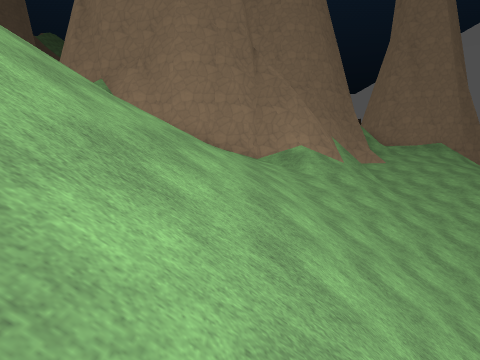
View 1 (above)

22 first-person views from a walk through a Godot game level. The camera is 1.3 m above the floor, tilts 4° down and sees 80° across. The floor is counted in squares, 2.4 m on a side. Each view is taken from the middle of a square. On the plan, view 1 faces up. The plan holds only what a view shows up to about 9 squares ahead; the rest is blank. The place goes on beyond the plan. Characters and animated objects are not drawn. Surface patterns are stand-ins for the level's own textures.

View 2
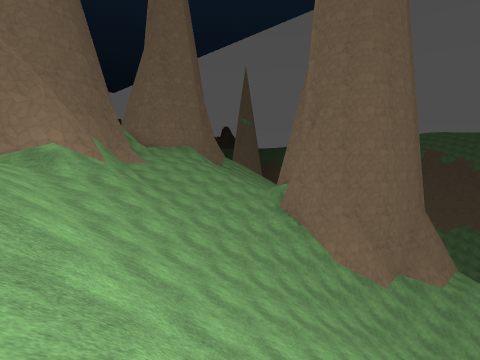

View 3
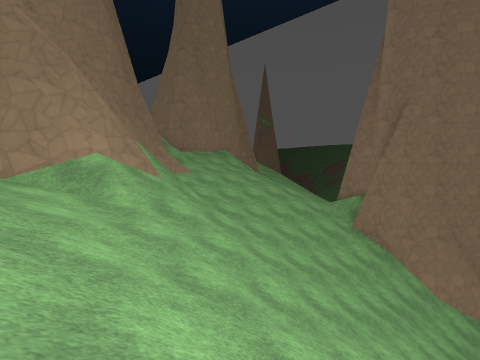

View 4
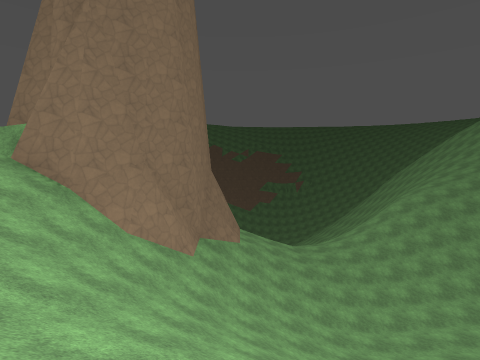

View 5
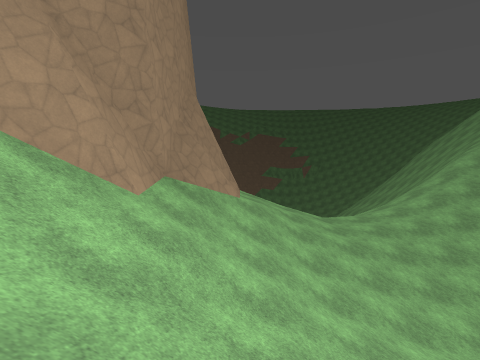

View 6
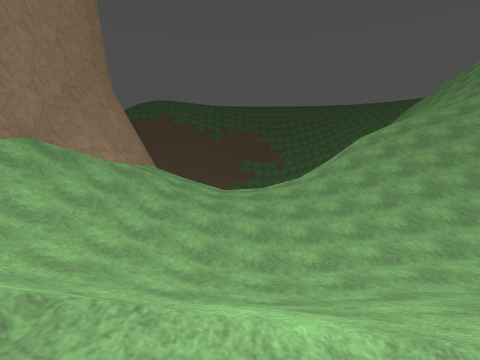

View 7
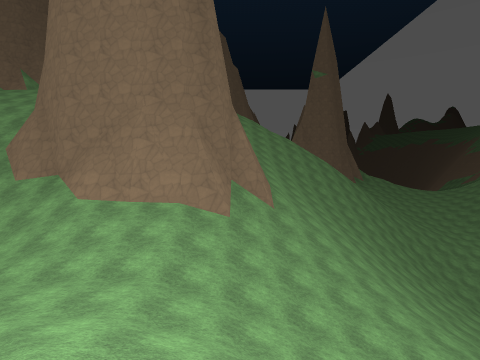

View 8
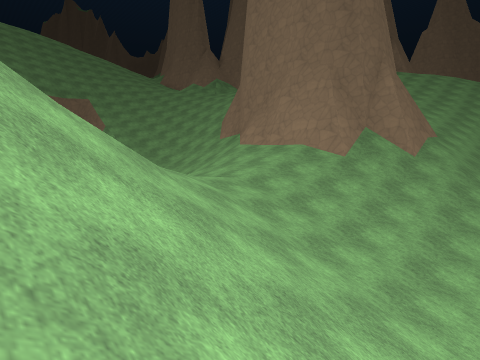

View 9
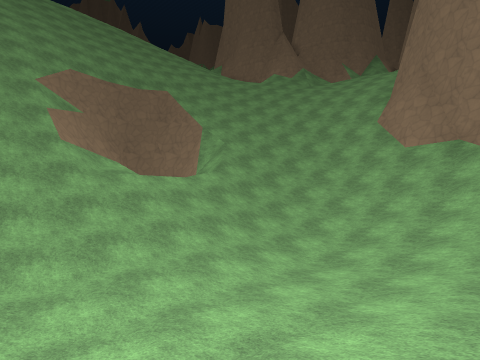

View 10
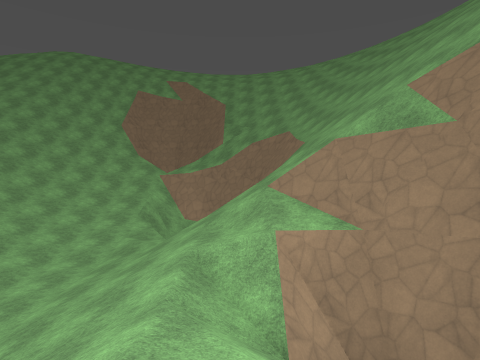

View 11
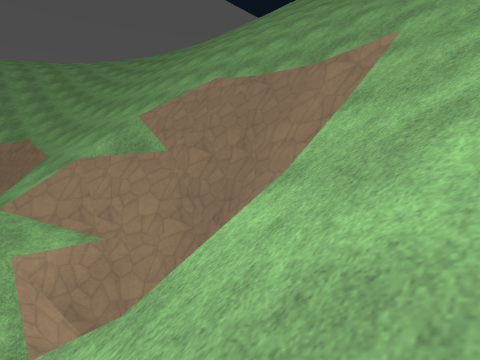

View 12
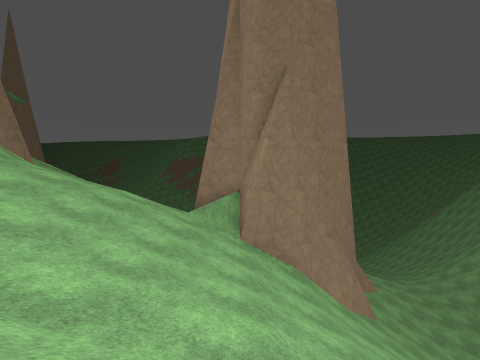

View 13
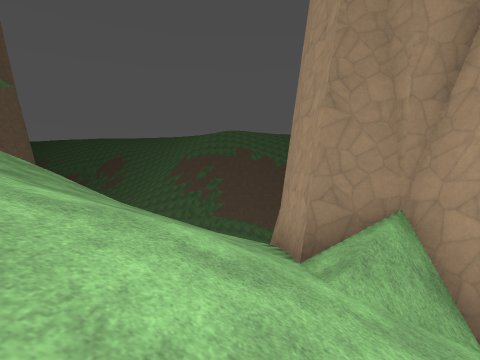

View 14
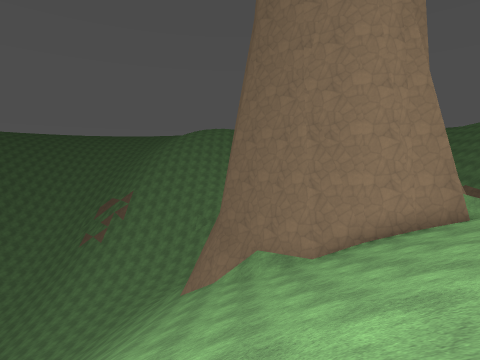

View 15
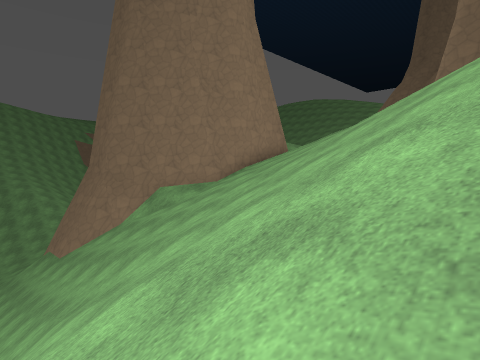

View 16
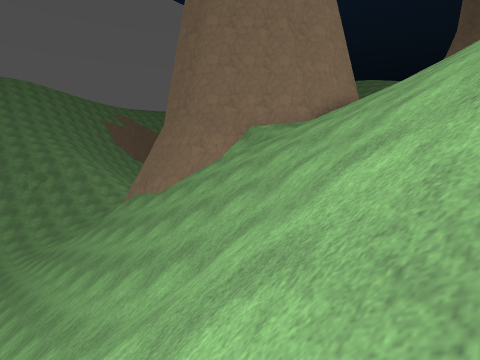

View 17
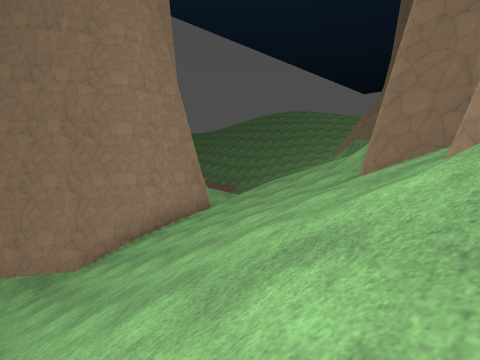

View 18
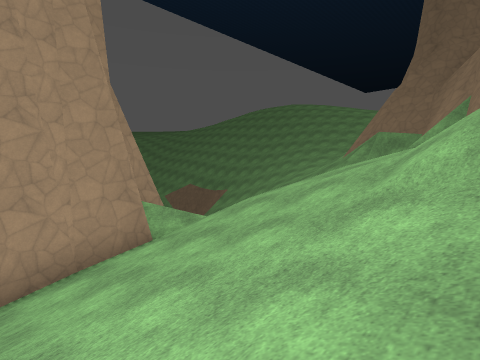

View 19
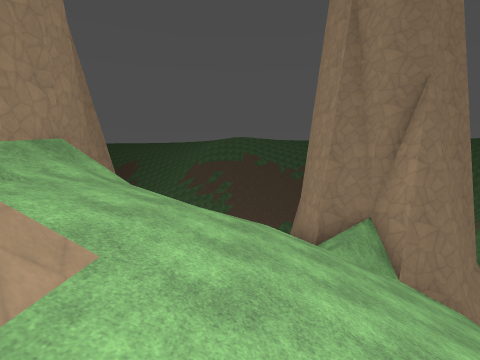

View 20
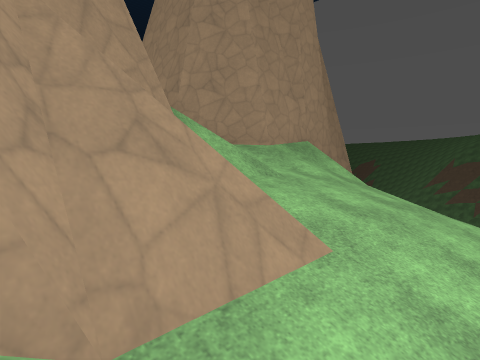

View 21
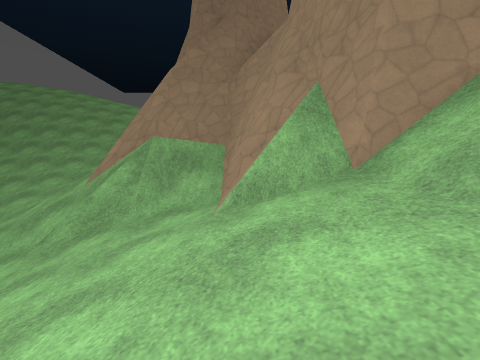

View 22
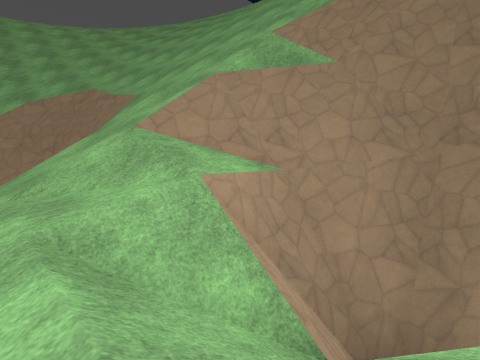

### Floor plan
Key: @ floor where view 1 was taken; # wall or solid block; . main floor; : floor 0.5 m higher than the main floor; + floor 1 m higher than the main floor; * floor 1.75 m higher than the main floor; % floor 2 m higher than the main floor; & floor 4 m higher than the main floor; / step, stairs or slope; = window, fence, low wall or low ledge; ^ raised ledge.
Columns run from 1 left of view 1 to 22 right of it. Each row starts with its distance up from view 1.
 15             ###///////
 14          # ##/////////
 13       # ^^##////////////
 12       ##=#/////////////
 11     ###////////////////
 10     #//////////////////
  9  ####//////////////////
  8 ^###////////####////////
  7 ^=/////////##  ###//////
  6 ^ /////////#     ##/////
  5 ^//////////#      ##///
  4 ^//////////###   ###////
  3 ^////////////#####&/////
  2  /////////////####//////
  1  ///////////////////////
  0  @/    ////////////////
 -1  // #  ////.///**/////
 -2  // #  ////..///%/////
 -3 ^//####////..////////
 -4 ^///###////::////////
 -5  //////////++/////////
 -6  ////// ///+/////
 -7   ////    ///////
 -8   ////     //////
 -9    ///
-10     /=

Positions as (right, up) in squares from view 1, and headings:
1: (0, 0), facing up
2: (0, 0), facing up-right
3: (0, 3), facing up-right
4: (3, 2), facing right
5: (7, 2), facing right
6: (6, -1), facing right
7: (17, -5), facing up
8: (20, -5), facing up-left
9: (13, -6), facing up-left
10: (6, 1), facing down
11: (6, 2), facing down-left
12: (3, 7), facing right
13: (7, 9), facing right
14: (16, 15), facing down
15: (20, 15), facing down-left
16: (22, 13), facing down-left
17: (16, 15), facing down-left
18: (13, 13), facing down-left
19: (4, 10), facing right
20: (4, 10), facing up-right
21: (8, 11), facing left
22: (7, -1), facing down-left
